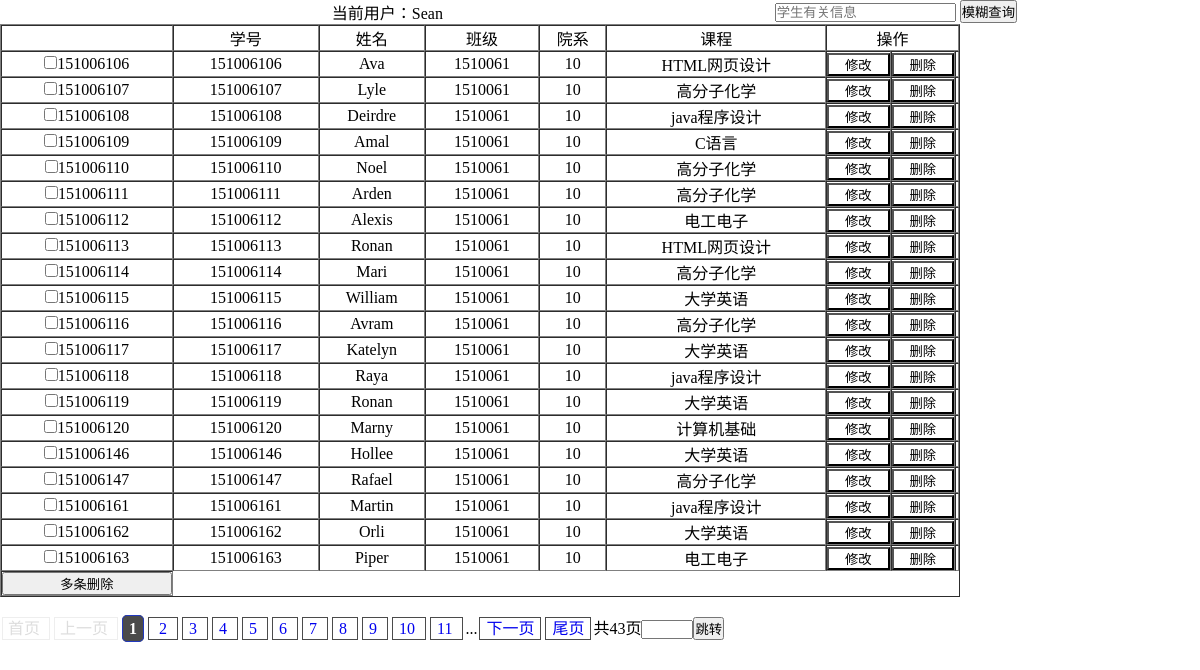
The page /系统/stu_display.php?p=1 (signed in) on the database its author committed.
### tables this page shows
CREATE TABLE `stu_info`  (
  `stu_no` int(9) NOT NULL COMMENT '学号',
  `stu_class` int(7) NOT NULL COMMENT '所在班级',
  `fac_no` int(11) NOT NULL COMMENT '学生所在院系编号',
  `test_course` varchar(20) DEFAULT NULL COMMENT '学生考试科目',
  `stu_name` varchar(20) NOT NULL COMMENT '学生姓名',
  `password` int(11) NOT NULL COMMENT '登录密码',
  PRIMARY KEY (`stu_no`) USING BTREE,
  INDEX `test_course`(`test_course`) USING BTREE,
  CONSTRAINT `stu_course_cors` FOREIGN KEY (`test_course`) REFERENCES `cors_info` (`test_course`) ON DELETE SET NULL ON UPDATE CASCADE
);

### 系统/stu_display.php (the view, shortened to what this page needs)
<?php require_once("conn.php"); ?>
<link rel="stylesheet" type="text/css" href="css/stu_display.css"/>
<?php
	echo "<form style = 'float:right;margin-right:183px'  action='select.php' method='post'>
				<input type='text' name='stu_select_type' id='stu_select_type' value='1' style='display: none;' />
				<input name='stu_select' id='stu_no' value='' placeholder='学生有关信息' />
				<input type='submit' value='模糊查询' />
		</form>";
?>
<?php
	if(!empty($_GET['p'])){
		$page = $_GET['p'];
	}else{
		$page = 2;
	}
	$page_size = 20;
	$record = ($page - 1) * $page_size;
	$show_page = 11;
	echo "<div class='content'>";
    echo "<form action = 'delete.php' method = 'post'>";
	echo "<table width='80%' style = 'text-align:center'  border = '1' cellspacing = '0' >";
	echo "<tr style = 'text-align:center'>";
	echo "<td></td>";
    echo " <td>学号</td>";
    echo " <td>姓名</td>";
	echo " <td>班级</td>";
    echo " <td>院系</td>";
    echo " <td>课程</td>";
    echo " <td colspan=3>操作</td>";
    echo "</tr>";
	$sql = "SELECT * FROM stu_info limit $record, $page_size";
	$result = $conn->query($sql);
	while($row = $result->fetch_assoc()){
		echo "<tr>";
		echo "<td><input  name = 'delete_stu[]' type = 'checkbox' value = '{$row['stu_no']}'>{$row['stu_no']}</td>";
		echo "<td>{$row['stu_no']}</td>";
		echo "<td>{$row['stu_name']}</td>";
		echo "<td>{$row['stu_class']}</td>";
		echo "<td>{$row['fac_no']}</td>";
		echo "<td>{$row['test_course']}</td>";
		echo "<td><form class = 'stu_display_form' action = 'update_select.php' method = 'post'><input style = 'display:none' name = 'stu_no' value = '{$row['stu_no']}'><input type = 'submit' value = '修改'></form></td>";
		echo "<td><form class = 'stu_display_form' action = 'delete.php' method = 'post'><input style = 'display:none' name = 'delete_stu[]' value = '{$row['stu_no']}'><input type = 'submit' value = '删除'></form></td>"	;
		echo "<td></td>";
		echo "</tr>";
	}
	echo "<tr><td style = 'text-align:center'><input style = 'width:100%' type = 'submit' value = '多条删除'></td></tr></table></form>";
	echo '</div>';
	$sql = "SELECT count(*) AS count FROM stu_info";
	$result = $conn->query($sql);
	$total_result = $result->fetch_assoc();
	$total = $total_result['count'];
	 $total_pages = ceil($total/$page_size);
	$p1 = $page - 1;
	$p2 = $page + 1;
	$page_banner = "";
	$page_offset = ($show_page - 1)/2;
	$start = 1;
	$end = $total_pages;
	if($page > 1){
		$page_banner .= "<a href='".$_SERVER['PHP_SELF']."?p=1'>首页 </a>";
	    $page_banner .= "<a href='".$_SERVER['PHP_SELF']."?p=$p1'> 上一页 </a>";
		}else{
			$page_banner .= "<span class='disable'>首页 </span>";
			$page_banner .= "<span class='disable'> 上一页 </span>";
		}
	if($total_pages > $show_page){
		  if($page > $page_offset){
			$start = $page - $page_offset;
			$end = $total_pages > $page + $page_offset ? $page + $page_offset : $total_pages;
		}else{
			$start = 1;
			$end = $total_pages > $show_page ? $show_page : $total_pages;
		}
	}
	for($i = $start; $i <= $end; $i++){
		if($page == $i){
			$page_banner .= "<span class='current'>$i</span>";
		}else{
		$page_banner .= "<a  href='".$_SERVER['PHP_SELF']."?p=$i'> $i </a>";
		}
	}
	if($total_pages > $show_page && $total_pages > $page + $page_offset){
		$page_banner .= "...";
	}
	if($page < $total_pages){
	   $page_banner .= "<a  href='".$_SERVER['PHP_SELF']."?p=$p2'>下一页</a>";
	   $page_banner .= "<a  href='".$_SERVER['PHP_SELF']."?p=$total_pages'>尾页</a>";
	}else{
		$page_banner .= "<span class='disable'>下一页</span>";
		$page_banner .= "<span class='disable'>尾页</span>";
		}
	$page_banner .= "共{$total_pages}页";
	$page_banner .= "<form action='insert.php' method='get' >";
	$page_banner .= "<input type='number' size='2'max={$total_pages} min=0 name='p' />";
	$page_banner .="<input type='submit' value='跳转'>";
	$page_banner .= '</form>';
	echo '<div class="page">';
	echo $page_banner;
	echo '</div>';
?>

### 系统/css/stu_display.css (style rules this page uses)
* { margin: 0px; padding: 0px; }
.stu_display_form { clear: both; }
.stu_display_form input { background-color: #FFFFFF; width: 100%; }
.page { clear: all; width: 100%; text-align: left; }
.page a { text-decoration:none; padding:2px 6px; border:thin #4B4B4B solid; margin: 2px; }
.page span.current { border:#2239BF 1px solid; border-radius:5px ; background-color: #4B4B4B; padding:4px 6px; margin:2px; color:#FFFFFF; font-weight:bolder; }
.page span.disable { border:#eee 1px solid; padding:2px 5px; margin:2px; color:#DDD; }
.content { text-align: center; }
.page form { display:inline; }

### rows shown on the page
stu_info: stu_no "151006106", stu_name "Ava", stu_class "1510061", fac_no "10", test_course "HTML网页设计"
stu_info: stu_no "151006107", stu_name "Lyle", stu_class "1510061", fac_no "10", test_course "高分子化学"
stu_info: stu_no "151006108", stu_name "Deirdre", stu_class "1510061", fac_no "10", test_course "java程序设计"
stu_info: stu_no "151006109", stu_name "Amal", stu_class "1510061", fac_no "10", test_course "C语言"
stu_info: stu_no "151006110", stu_name "Noel", stu_class "1510061", fac_no "10", test_course "高分子化学"
stu_info: stu_no "151006111", stu_name "Arden", stu_class "1510061", fac_no "10", test_course "高分子化学"
stu_info: stu_no "151006112", stu_name "Alexis", stu_class "1510061", fac_no "10", test_course "电工电子"
stu_info: stu_no "151006113", stu_name "Ronan", stu_class "1510061", fac_no "10", test_course "HTML网页设计"
stu_info: stu_no "151006114", stu_name "Mari", stu_class "1510061", fac_no "10", test_course "高分子化学"
stu_info: stu_no "151006115", stu_name "William", stu_class "1510061", fac_no "10", test_course "大学英语"
stu_info: stu_no "151006116", stu_name "Avram", stu_class "1510061", fac_no "10", test_course "高分子化学"
stu_info: stu_no "151006117", stu_name "Katelyn", stu_class "1510061", fac_no "10", test_course "大学英语"
stu_info: stu_no "151006118", stu_name "Raya", stu_class "1510061", fac_no "10", test_course "java程序设计"
stu_info: stu_no "151006119", stu_name "Ronan", stu_class "1510061", fac_no "10", test_course "大学英语"
stu_info: stu_no "151006120", stu_name "Marny", stu_class "1510061", fac_no "10", test_course "计算机基础"
stu_info: stu_no "151006146", stu_name "Hollee", stu_class "1510061", fac_no "10", test_course "大学英语"
stu_info: stu_no "151006147", stu_name "Rafael", stu_class "1510061", fac_no "10", test_course "高分子化学"
stu_info: stu_no "151006161", stu_name "Martin", stu_class "1510061", fac_no "10", test_course "java程序设计"
stu_info: stu_no "151006162", stu_name "Orli", stu_class "1510061", fac_no "10", test_course "大学英语"
stu_info: stu_no "151006163", stu_name "Piper", stu_class "1510061", fac_no "10", test_course "电工电子"

### other values the page prints
$page_banner "... 共43页"
